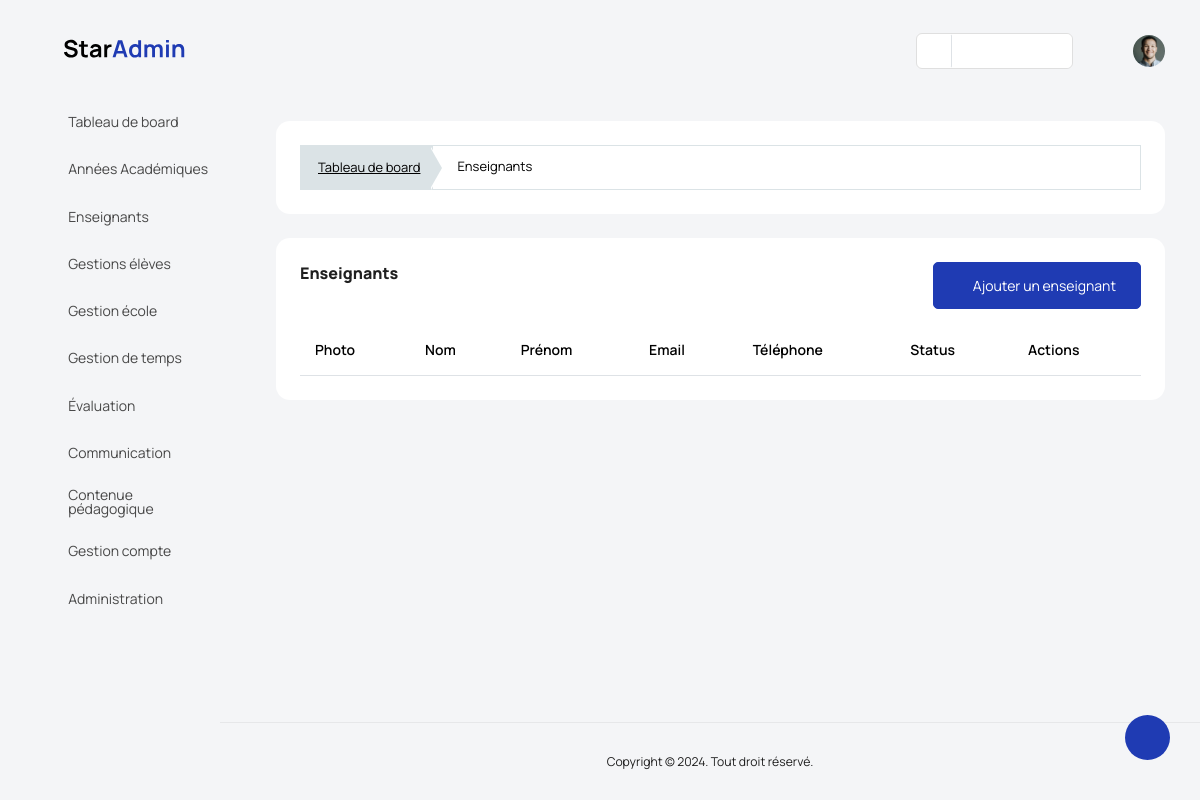
/gestion_ecole/teachers/ (signed in), run on an earlier commit of the app's database.
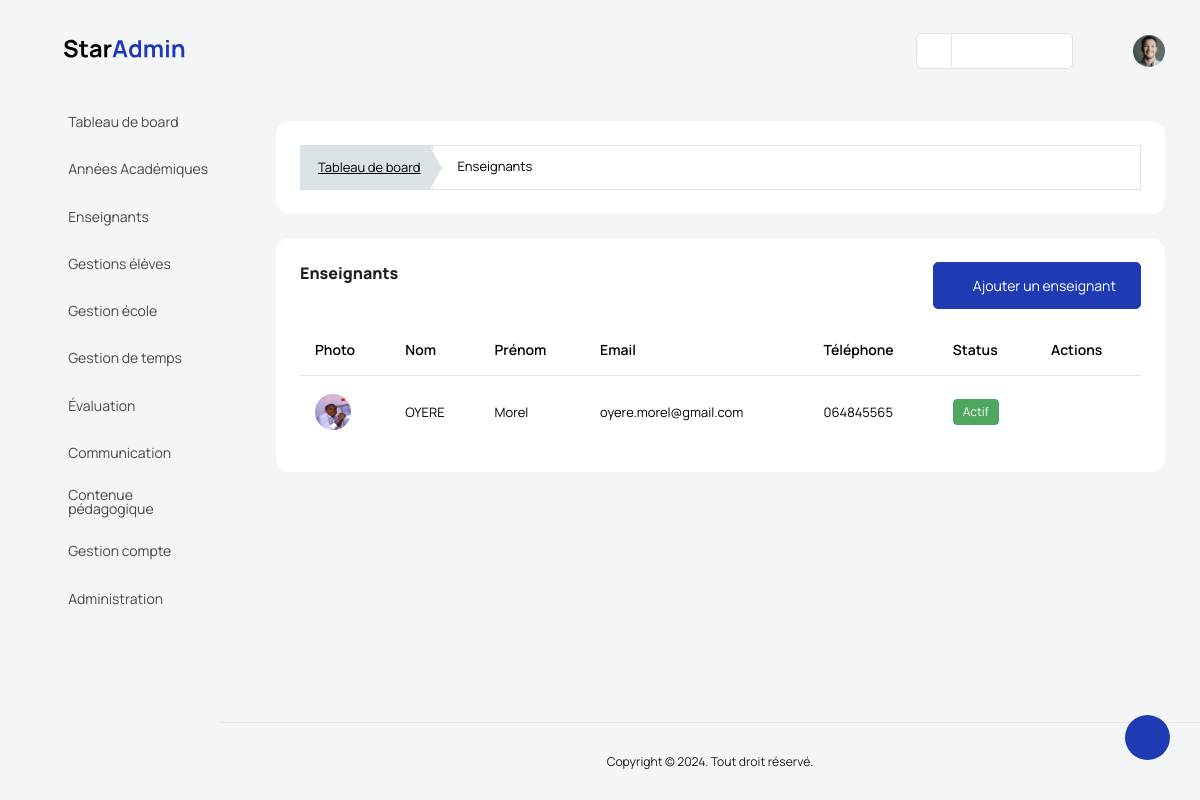
And on a later commit of the database.
### backend/models/gestion_ecole.py (models this page shows, shortened)
class Teacher(models.Model):
    lastname = models.CharField(max_length=50, blank=True)
    firstname = models.CharField(max_length=50, blank=True)
    address = models.CharField(max_length=50, blank=True)
    tel = models.CharField(max_length=20, blank=True)
    city = models.CharField(max_length=17, choices=cities, blank=True)
    sex = models.CharField(max_length=10, choices=sexes, blank=True)
    bithday = models.DateField(blank=True, null=True)
    nationality = models.CharField(max_length=20, blank=True)
    email = models.CharField(max_length=120, unique=True, blank=True)
    school = models.ForeignKey(Etablishment, on_delete=models.CASCADE)
    status = models.CharField(max_length=20, blank=True)
    last_diploma = models.CharField(max_length=20, choices=last_diploma, blank=True,)
    picture = models.ImageField(upload_to="teacher_images", blank=True, null=True)
    type_of_counter = models.CharField(max_length=20, blank=True)
    start_of_contrat = models.DateField(blank=True, null=True)
    end_of_contrat = models.DateField(blank=True, null=True)
    created_at = models.DateTimeField(auto_now_add=True, null=True)
    updated_at = models.DateTimeField(auto_now=True, null=True)

### manager_dashboard/views/gestion_universite_view.py (the view, shortened to what this page needs)
class TeacherView(View):
    template = "manager_dashboard/gestion_ecole/enseignants.html"
    def dispatch(self,request, *args, **kwargs):
        if not request.user.is_authenticated:
            return redirect('backend:login')
        if request.user.is_manager or request.user.is_admin_school:
            return super().dispatch(request, *args, **kwargs)
        return redirect('backend:logout')
    def get(self, request, *args, **kwargs):
        teachers = Teacher.objects.filter(school=request.user.school).order_by('-created_at')
        context = {'teachers': teachers}
        return render(request, template_name=self.template, context=context)

### manager_dashboard/templates/manager_dashboard/gestion_ecole/enseignants.html (shortened to what this page needs)
{% extends '../base.html' %}
{% load static %}
{% block content %}
<div class="col-md-12 grid-margin stretch-card">
    <div class="card">
        <div class="card-body">
            <div class="template-demo">
                <nav aria-label="breadcrumb">
                    <ol class="breadcrumb breadcrumb-custom">
                        <li class="breadcrumb-item"><a href='{% url "manager_dashboard:index" %}'>Tableau de board</a></li>
                        <li class="breadcrumb-item active" aria-current="page"><span>Enseignants</span></li>
                    </ol>
                </nav>
            </div>
        </div>
    </div>
</div>
<div class="card">
    <div class="card-body">
        <div class="d-sm-flex justify-content-between align-items-start">
            <div>
            <h4 class="card-title card-title-dash">Enseignants</h4>
            </div>
            <div>
            <a href='{% url "manager_dashboard:add_teacher" %}' class="btn btn-primary text-white mb-0 me-0"><i
                class="mdi mdi-account-plus "></i> Ajouter un enseignant</a>
            </div>
        </div>
        <div class="row mt-3">
            <div class="col-12">
                <div class="table-responsive">
                    <table id="order-listing" class="table">
                        <thead>
                            <tr>
                                <th>Photo</th>
                                <th>Nom</th>
                                <th>Prénom</th>
                                <th>Email</th>
                                <th>Téléphone</th>
                                <th>Status</th>
                                <th>Actions</th>
                            </tr>
                        </thead>
                        <tbody id="elementList">
                            {% for teacher in teachers %}
                                <tr data-id='{{teacher.id}}'>
                                    <td>
                                        <img class="img-xs rounded-circle" src="{{teacher.picture.url}}" alt="Profile image"> </a>
                                    </td>
                                    <td> {{teacher.lastname|upper}} </td>
                                    <td>{{teacher.firstname|capfirst}}</td>
                                    <td>{{teacher.email}}</td>
                                    <td>{{teacher.tel}}</td>
                                    <td>
                                        {% if teacher.status %}
                                            <label class="badge badge-success">Actif</label>
                                        {% else %}
                                            <label class="badge badge-danger">Inactive</label>
                                        {% endif %}
                                    </td>
                                    <td>
                                        <a href='{% url "manager_dashboard:edit_teacher" teacher.id %}' class='p-2'><i class="fa fa-edit h4 text-dark"></i></a>
                                        <a href="#" onclick="delete_function({{teacher.id}})" ><i class="fa fa-trash-o h4 text-danger"></i></a>
                                    </td>
                                </tr>
                            {% endfor %}
                        </tbody>
                    </table>
                </div>
            </div>
        </div>
    </div>
</div>
{% endblock content %}

### manager_dashboard/templates/manager_dashboard/base.html (shortened to what this page needs)
<!DOCTYPE html>
<html lang="en">
{% load static %}
<head>
    <link rel="stylesheet" href="{% static 'manager_dashboard/vendors/feather/feather.css' %}">
    <link rel="stylesheet" href="{% static 'manager_dashboard/vendors/mdi/css/materialdesignicons.min.css' %}">
    <link rel="stylesheet" href="{% static 'manager_dashboard/vendors/ti-icons/css/themify-icons.css' %}">
    <link rel="stylesheet" href="{% static 'manager_dashboard/vendors/font-awesome/css/font-awesome.min.css' %}">
    <link rel="stylesheet" href="{% static 'manager_dashboard/vendors/typicons/typicons.css' %}">
    <link rel="stylesheet" href="{% static 'manager_dashboard/vendors/simple-line-icons/css/simple-line-icons.css' %}">
    <link rel="stylesheet" href="{% static 'manager_dashboard/vendors/css/vendor.bundle.base.css' %}">
    <link rel="stylesheet" href="{% static 'manager_dashboard/vendors/bootstrap-datepicker/bootstrap-datepicker.min.css' %}">
    <link rel="stylesheet" href="{% static 'manager_dashboard/vendors/datatables.net-bs4/dataTables.bootstrap4.css' %}">
    <link rel="stylesheet" href="{% static 'manager_dashboard/vendors/jquery-toast-plugin/jquery.toast.min.css' %}">
    <link rel="stylesheet" href="{% static 'manager_dashboard/css/vertical-layout-light/style.css' %}">
</head>
<body class="sidebar-fixed">
    <div class="container-scroller">
        <nav class="navbar default-layout col-lg-12 col-12 p-0 fixed-top d-flex align-items-top flex-row">
            <div class="text-center navbar-brand-wrapper d-flex align-items-center justify-content-start">
                <div class="me-3">
                    <button class="navbar-toggler navbar-toggler align-self-center" type="button" data-bs-toggle="minimize">
                        <span class="icon-menu"></span>
                    </button>
                </div>
                <div>
                    <a class="navbar-brand brand-logo" href='{% url "manager_dashboard:index" %}'><img src="{% static 'manager_dashboard/images/logo.svg' %}" alt="logo" /></a>
                </div>
            </div>
            <div class="navbar-menu-wrapper d-flex align-items-top">
                <ul class="navbar-nav ms-auto">
                    <li class="nav-item d-none d-lg-block">
                        <div id="datepicker-popup" class="input-group date datepicker navbar-date-picker">
                        <span class="input-group-addon input-group-prepend border-right">
                            <span class="icon-calendar input-group-text calendar-icon"></span>
                        </span>
                        <input type="text" class="form-control">
                        </div>
                    </li>
                    <li class="nav-item">
                        <form class="search-form" action="#">
                        <i class="icon-search"></i>
                        <input type="search" class="form-control" placeholder="Search Here" title="Search here">
                        </form>
                    </li>
                    <li class="nav-item dropdown d-none d-lg-block user-dropdown">
                        <a class="nav-link" id="UserDropdown" href="#" data-bs-toggle="dropdown" aria-expanded="false">
                        <img class="img-xs rounded-circle" src="{% static 'manager_dashboard/images/faces/face8.jpg' %}" alt="Profile image"> </a>
                    </li>
                </ul>
            </div>
        </nav>
        <div class="container-fluid page-body-wrapper">
            <div class="theme-setting-wrapper">
                <div id="settings-trigger"><i class="ti-settings"></i></div>
        </div>
        <nav class="sidebar sidebar-offcanvas" id="sidebar">
            <ul class="nav">
                <li class="nav-item">
                    <a class="nav-link" href=''>
                        <i class="mdi mdi-grid-large menu-icon"></i>
                        <span class="menu-title">Tableau de board</span>
                    </a>
                </li>
                <li class="nav-item">
                    <a class="nav-link" href='{% url "manager_dashboard:years" %}'>
                        <i class="mdi mdi-calendar menu-icon"></i>
                        <span class="menu-title">Années Académiques</span>
                    </a>
                </li>
                <li class="nav-item">
                    <a class="nav-link" href='{% url "manager_dashboard:teachers" %}'>
                        <i class="menu-icon  mdi mdi-account "></i>
                        <span class="menu-title">Enseignants</span>
                    </a>
                </li>
                <li class="nav-item">
                    <a class="nav-link" data-bs-toggle="collapse" href="#editors" aria-expanded="false" aria-controls="editors">
                        <i class="menu-icon mdi mdi-account-multiple"></i>
                        <span class="menu-title">Gestions élèves</span>
                        <i class="menu-arrow"></i>
                    </a>
                </li>
                <li class="nav-item">
                    <a class="nav-link" data-bs-toggle="collapse" href="#ecole" aria-expanded="false" aria-controls="ecole">
                        <i class="menu-icon mdi mdi-bank"></i>
                        <span class="menu-title">Gestion école</span>
                        <i class="menu-arrow"></i>
                    </a>
                </li>
                <li class="nav-item">
                    <a class="nav-link" data-bs-toggle="collapse" href="#clock" aria-expanded="false" aria-controls="clock">
                        <i class="menu-icon mdi mdi mdi-calendar-clock "></i>
                        <span class="menu-title">Gestion de temps</span>
                        <i class="menu-arrow"></i>
                    </a>
                </li>
                <li class="nav-item">
                    <a class="nav-link" data-bs-toggle="collapse" href="#evaluation" aria-expanded="false" aria-controls="evaluation">
                        <i class="menu-icon  mdi mdi-deskphone"></i>
                        <span class="menu-title">Évaluation</span>
                        <i class="menu-arrow"></i>
                    </a>
                </li>
                <li class="nav-item">
                    <a class="nav-link" data-bs-toggle="collapse" href="#com" aria-expanded="false" aria-controls="com">
                        <i class="menu-icon mdi mdi-email"></i>
                        <span class="menu-title">Communication</span>
                        <i class="menu-arrow"></i>
                    </a>
                </li>
                <li class="nav-item">
                    <a class="nav-link" data-bs-toggle="collapse" href="#book" aria-expanded="false" aria-controls="book">
                        <i class="menu-icon mdi mdi-library   "></i>
                        <span class="menu-title">Contenue <br> pédagogique</span>
                        <i class="menu-arrow"></i>
                    </a>
                </li>
                <li class="nav-item">
                    <a class="nav-link" data-bs-toggle="collapse" href="#compte" aria-expanded="false" aria-controls="compte">
                        <i class="menu-icon mdi mdi-account-circle"></i>
                        <span class="menu-title">Gestion compte</span>
                        <i class="menu-arrow"></i>
                    </a>
                </li>
                <li class="nav-item">
                    <a class="nav-link" data-bs-toggle="collapse" href="#setting" aria-expanded="false" aria-controls="setting">
                        <i class="menu-icon  mdi mdi-tune "></i>
                        <span class="menu-title">Administration</span>
                        <i class="menu-arrow"></i>
                    </a>
                </li>
            </ul>
        </nav>
        <div class="main-panel">
            <div class="content-wrapper">
                {% block content %}{% endblock %}
            </div>
            <footer class="footer">
                <div class="d-sm-flex justify-content-center">
                    <span class="float-none float-sm-end d-block mt-1 mt-sm-0 text-center">Copyright © {% now "Y" %}. Tout droit réservé.</span>
                </div>
            </footer>
        </div>
    </div>
</body>
</html>

What changed in the data, as far as the page shows it:
added Teacher: picture (picture), lastname "OYERE", firstname "Morel", email "oyere.morel@gmail.com", tel "064845565", status "Actif"
